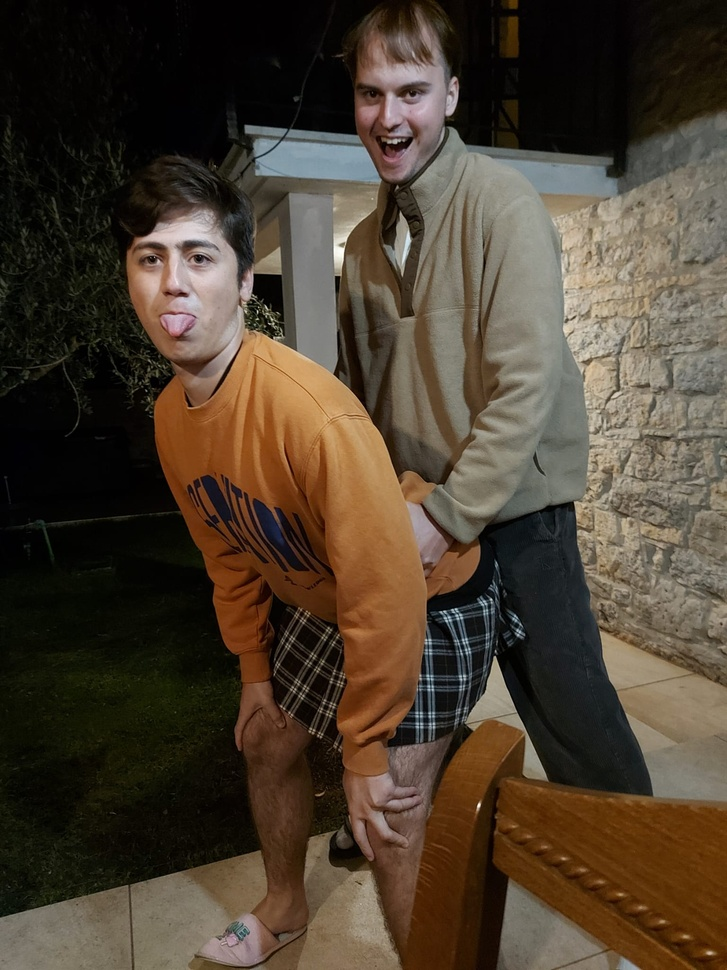
#> input picture Felix_Geburtstag/Erik_Felixia.jpg, 727 x 970 px, shrunk from 1536 x 2048 before the run, found by its file name
$ python convert_black_white.py
#> lines starting #> are read from the running program, lines starting #| are printed output that depends on the picture; after the words box and inside, x2 and y2 are one past the last pixel; in counts of white or black regions, pixels touching at a corner belong together
import os
from PIL import Image

def convert(relpath, savepath, thresh = 85):
#> called with relpath = 'Felix_Geburtstag\\Erik_Felixia.jpg', savepath = '\\trash', thresh = 100
    img = Image.open(os.getcwd() + "\\" + relpath)
#> img is the input picture: PIL image 727x970 RGB; mean R, G, B 75.7, 62.9, 48.2

    fn = lambda x : 255 if x > thresh else 0
    r = img.convert('L').point(fn, mode='1')
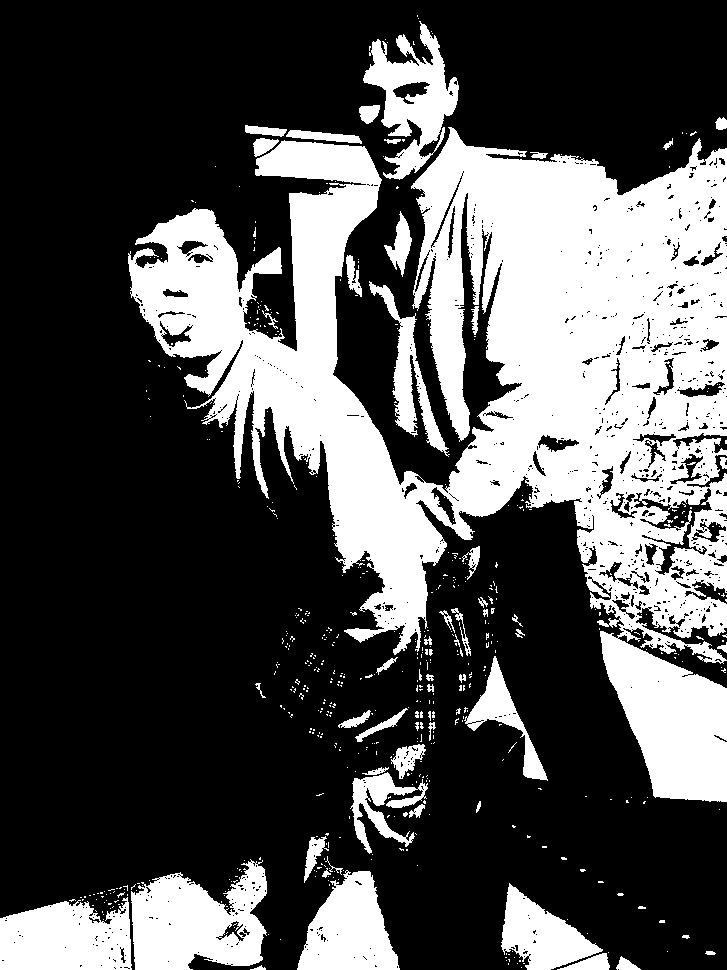
#> r: PIL image 727x970 1; 31.8% white; 572 white regions (514 under 20 px), largest, box (x1, y1, x2, y2) and area: (128, 127, 727, 802) 171815, (131, 859, 267, 970) 10345, (0, 897, 132, 970) 7787

    r.save(os.getcwd() + "\\" + savepath + '\\converted.png')
    return savepath + "\\" + 'converted.png'

if __name__ == "__main__":
    convert("Felix_Geburtstag\\Erik_Felixia.jpg", "\\trash", 100)
